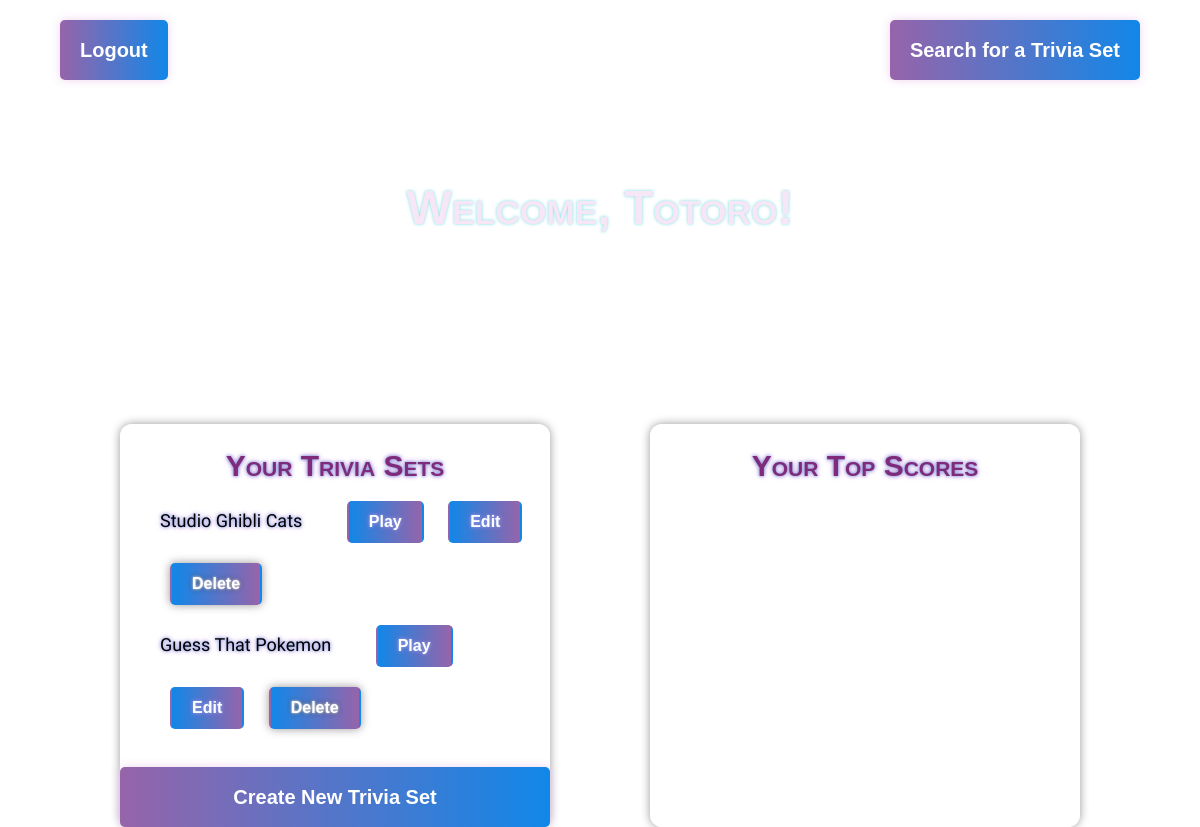
The page /dashboard (signed in) on the database as committed earlier.
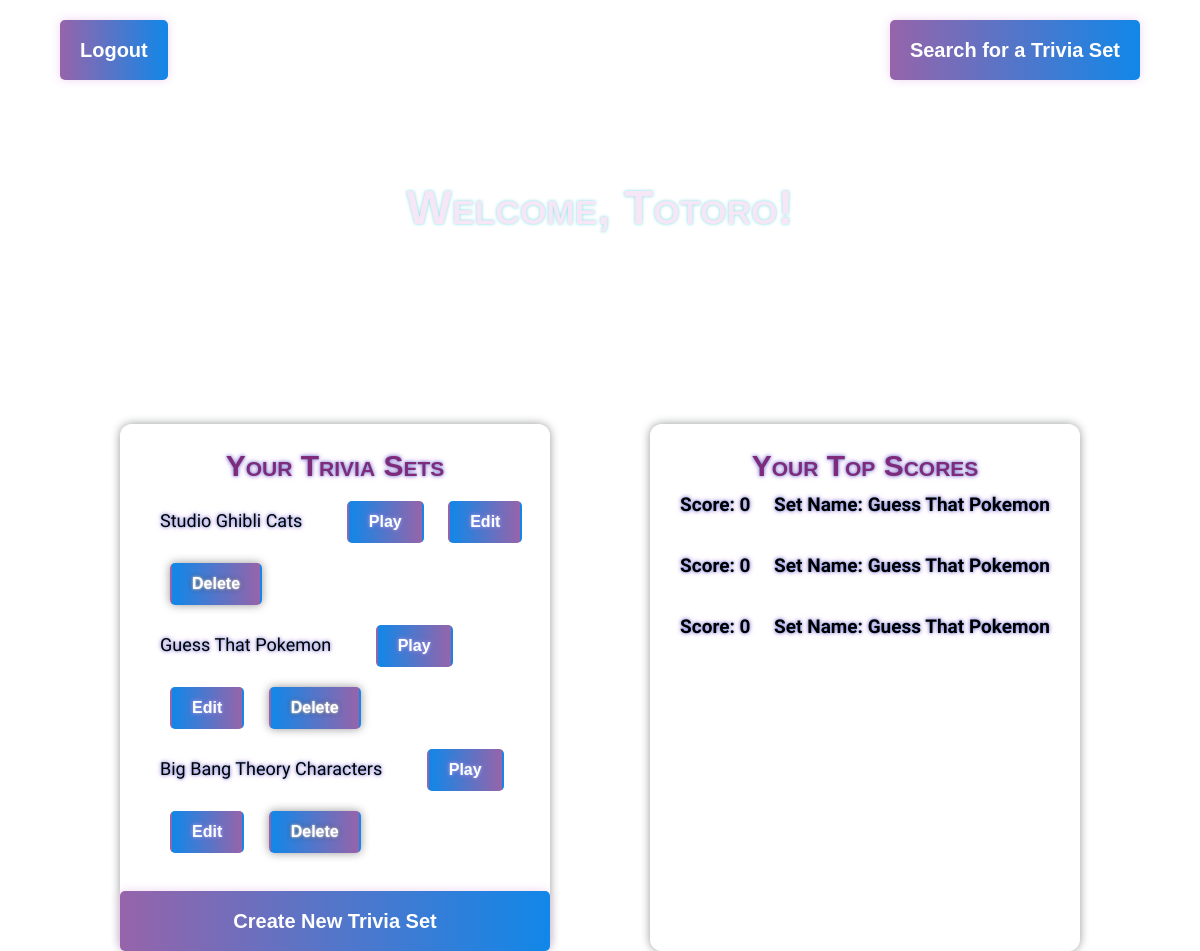
The same page on the database as committed later.
### app.py (models this page shows, shortened)
class User(db.Model, UserMixin):
    id = db.Column(db.Integer, primary_key=True)
    email = db.Column(db.String(120), unique=True, nullable=False)
    username = db.Column(db.String(80), unique=True, nullable=False)
    password = db.Column(db.String(length=120), nullable=False)
    is_active = db.Column(db.Boolean, default=True, nullable=False)

class TriviaSet(db.Model):
    id = db.Column(db.Integer, primary_key=True)
    set_title = db.Column(db.String(100), nullable=False)
    category = db.Column(db.String(50), nullable=False)
    difficulty = db.Column(db.String(50), nullable=False)
    user_id = db.Column(db.Integer, db.ForeignKey('user.id'), nullable=False)
    trivia_set_id = db.Column(db.String(50), unique=True, nullable=False)
    questions = db.relationship('Question', backref='trivia_set', lazy='dynamic')

class UserScore(db.Model):
    id = db.Column(db.Integer, primary_key=True)
    user_id = db.Column(db.Integer, db.ForeignKey('user.id'), nullable=False)
    trivia_set_id = db.Column(db.Integer, db.ForeignKey('trivia_set.id'), nullable=False)
    score = db.Column(db.Integer, nullable=False)

### app.py (the view)
@app.route('/dashboard')
@login_required  # only logged-in users can access this route
def dashboard():
    if isinstance(current_user, UserMixin) and current_user.is_authenticated:
        user_trivia_sets = TriviaSet.query.filter_by(user_id=current_user.id).all() # type: ignore
        user_top_scores = get_top_scores(current_user.id) # type: ignore
        return render_template("dashboard.html", current_user=current_user, user_trivia_sets=user_trivia_sets, user_top_scores=user_top_scores)
    else:
        print('User is not authenticated')
        return redirect(url_for('login'))

### app.py (called while the page is built)
@cache.memoize()
def get_top_scores(userId):
    player = User.query.get(userId)
    if player is None:
        return None
    scores = (
        db.session.query(UserScore.score, UserScore.trivia_set_id, TriviaSet.set_title)
        .join(TriviaSet, UserScore.trivia_set_id == TriviaSet.id)
        .filter(UserScore.user_id == userId)
        .order_by(UserScore.score.desc())
        .limit(3)
        .all()
    )
    top_scores = [(str(score.score), str(score.trivia_set_id), score.set_title) for score in scores]
    return top_scores

@login_manager.user_loader
def loader_user(user_id):
	return db.session.query(User).get(user_id)

### templates/dashboard.html (shortened to what this page needs)
<!DOCTYPE html>
<html>
<head>
    <link rel="stylesheet" type="text/css" href="{{ url_for('static', filename='dashboard.css') }}">
</head>
<body>
    <div class="nav_wrapper">
        <a href="{{ url_for('logout') }} " class="button-link">Logout</a>
        <a href="{{ url_for('search') }} " class="button-link">Search for a Trivia Set</a>
    </div>
    <h1>Welcome, {{ current_user.username }}!</h1>
    <br />
    <div class="dashboard_container">
        <div class="trivia_sets_wrapper">
        <form>
        <h2>Your Trivia Sets</h2>
            <ul>
            {% for trivia_set in user_trivia_sets %}
                <li>
                    {{ trivia_set.set_title }}
                    <a href="{{url_for('play_set', set_id=trivia_set.id)}}" class="play-button">Play</a>
                    <a href="{{ url_for('edit_trivia_set', trivia_set_id=trivia_set.trivia_set_id) }}" class="edit-button">Edit</a>
                    <form method="POST" action="{{ url_for('delete_trivia_set', trivia_set_id=trivia_set.trivia_set_id) }}">
                        <button type="submit" class ="delete-button">Delete</button>
                    </form>
                </li>
            {% endfor %}
            </ul>
            <a href="{{ url_for('create_trivia_set') }} " class="button-link">Create New Trivia Set</a>
        </div>
        <br />
        <div class="top_scores_wrapper">
            <h2>Your Top Scores</h2>
            <div class="single_score">
                {% for score_tuple in user_top_scores %}
                    <p>Score: {{ score_tuple[0] }}  &nbsp;&nbsp;&nbsp;  Set Name: {{ score_tuple[2] }}</p><br>
                {% endfor %}
            </div>
        </div>
    </div>
</body>
</html>

### static/dashboard.css (style rules this page uses)
body { display: flex; flex-direction: column; align-items: center; justify-content: center; height: 15z0vh; margin: 0; padding: 0; background-image: url(purpleplanet.png); background-repeat: no-repeat; background-attachment: fixed; background-size: cover; cursor: url('pointer.png') 16 16, auto; font-family: 'Autour One', cursive; color: black }
h1 { color: rgb(247, 231, 246); margin-bottom: 100px; margin-top: 100px; font-style:normal; font-family:'Franklin Gothic Medium', 'Arial Narrow', Arial, sans-serif; font-variant:small-caps ; text-shadow: 0px 0px 3px #76e3eb,0 0 5px #f2f2f2; font-size: 3em; }
h2 { color: #7f2b79; margin-bottom: 10px; font-style:normal; font-size: 30px; font-family:'Franklin Gothic Medium', 'Arial Narrow', Arial, sans-serif; font-variant:small-caps ; text-shadow: 0px 0px 3px #76a9eb,0 0 5px #b573cd ; text-align: center; }
button { margin:20px auto; padding: 20px; background-color: #fffefeea ; box-shadow: 0 0 10px rgb(154, 150, 150); text-align: center; backdrop-filter: blur; border-radius: 10px; margin: 20px auto; }
ul { font-size: 18px ; font-family: 'Autour One', cursive; text-shadow: 0px 0px 3px #76a9eb,0 0 5px #b573cd ; list-style-type: none; }
li { width: 100%; color: black; }
form { display: inline; }
p { color: black; font-weight: bold; font-size: 2em; font-size: 19px ; font-family: 'Autour One', cursive; text-shadow: 0px 0px 3px #76a9eb,0 0 5px #b573cd ; text-align: center; margin-top: 0px; }
.play-button { background-image: linear-gradient( to left, rgb(150, 100, 170), rgb(17, 135, 232)); color: #fff; border: 2px solid transparent; padding: 10px 20px; border-radius: 5px; cursor: pointer; text-decoration: none; display: inline-block; margin-right: 10px; margin-left: 40px; font-size: 16px; font-family: Arial, Helvetica, sans-serif; font-weight: bold; }
.edit-button { background-image: linear-gradient( to left, rgb(150, 100, 170), rgb(17, 135, 232)); color: #fff; border: 2px solid transparent; padding: 10px 20px; border-radius: 5px; cursor: pointer; text-decoration: none; display: inline-block; margin-right: 10px; margin-left: 10px; font-size: 16px; font-family: Arial, Helvetica, sans-serif; font-weight: bold; }
.delete-button { background-image: linear-gradient( to left, rgb(150, 100, 170), rgb(17, 135, 232)); color: #fff; border: 2px solid transparent; padding: 10px 20px; border-radius: 5px; cursor: pointer; text-decoration: none; text-shadow: 0px 0px 3px #ffffff,0 0 5px #3a383b; display: inline-block; margin-right: 5px; font-size: 16px; font-family: Arial, Helvetica, sans-serif; font-weight: bold; margin-left: 10px; }
.button-link { display: inline-block; padding: 10px 20px; background-image: linear-gradient( to right, #9664aa, rgb(17, 135, 232)); color: #fff; text-decoration: none; border-radius: 5px; cursor: pointer; box-shadow: 0 0 10px #edd2f0f1; font-family: Arial, Helvetica, sans-serif; font-size: 20px; font-weight: bolder; height: 2em; text-align: center; vertical-align: middle; line-height: 2em; }
.dashboard_container { display: flex; flex-direction: row; justify-content: space-between; width: 80%; margin-top: 70px; }
.trivia_sets_wrapper { display: flex; flex-direction: column; background-color: #ffffffaa; border-radius: 12px; width: 65%; margin-right: 50px; box-shadow: 0 0 10px rgb(150, 152, 154); }
.top_scores_wrapper { display: flex; flex-direction: column; background-color: #ffffffaa; border-radius: 12px; width: 65%; margin-left: 50px; box-shadow: 0 0 10px rgb(150, 152, 154); }
.nav_wrapper { background-color: transparent; margin-top: 20px; width: 100%; display: flex; justify-content: space-between; width: 90%; }

Rows that differ between the two databases and show on the page:
added TriviaSet: set_title "Big Bang Theory Characters"
added UserScore: score "0", set_title "Guess That Pokemon"
added UserScore: score "0", set_title "Guess That Pokemon"
added UserScore: score "0", set_title "Guess That Pokemon"
